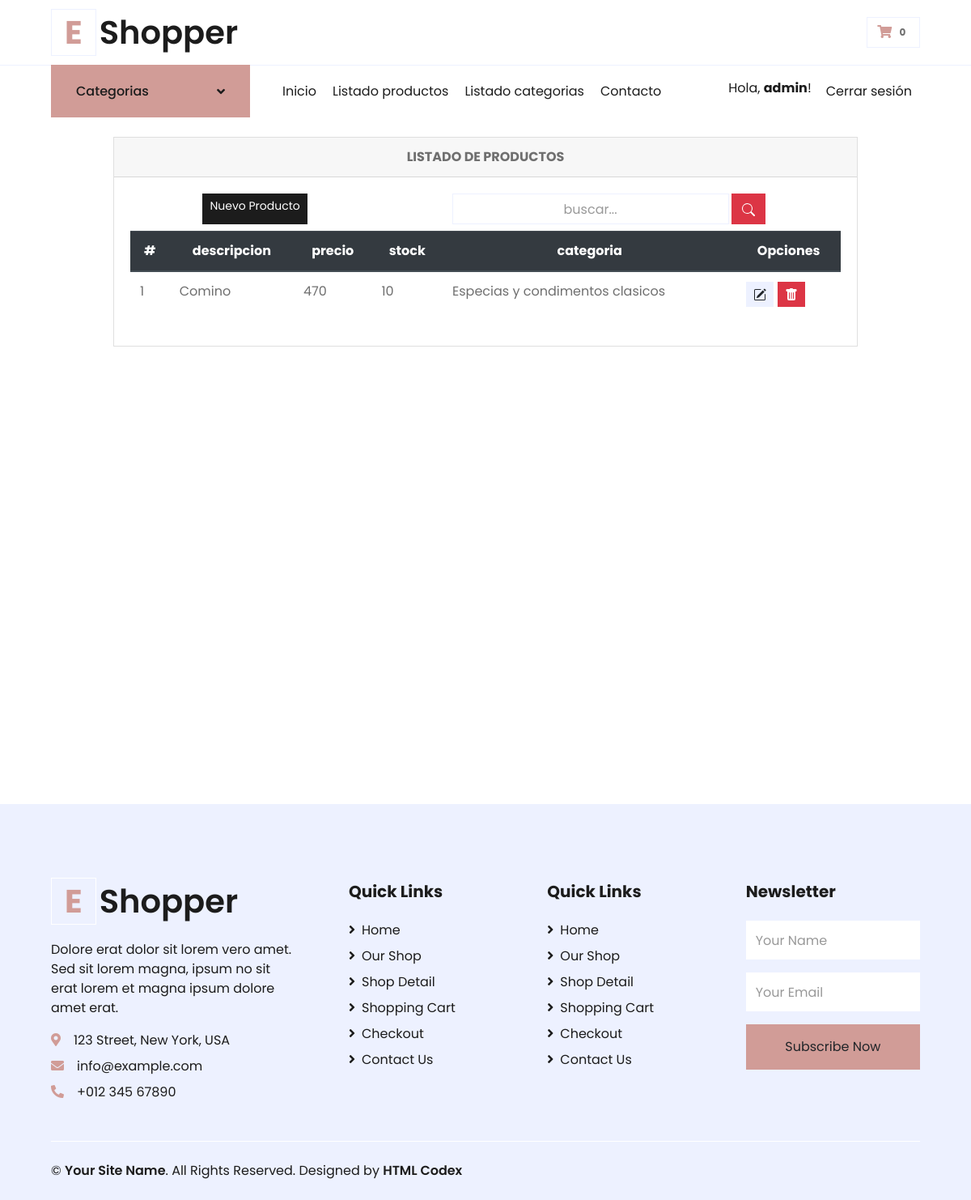
The app's page /listarproductos/ (signed in), older data.
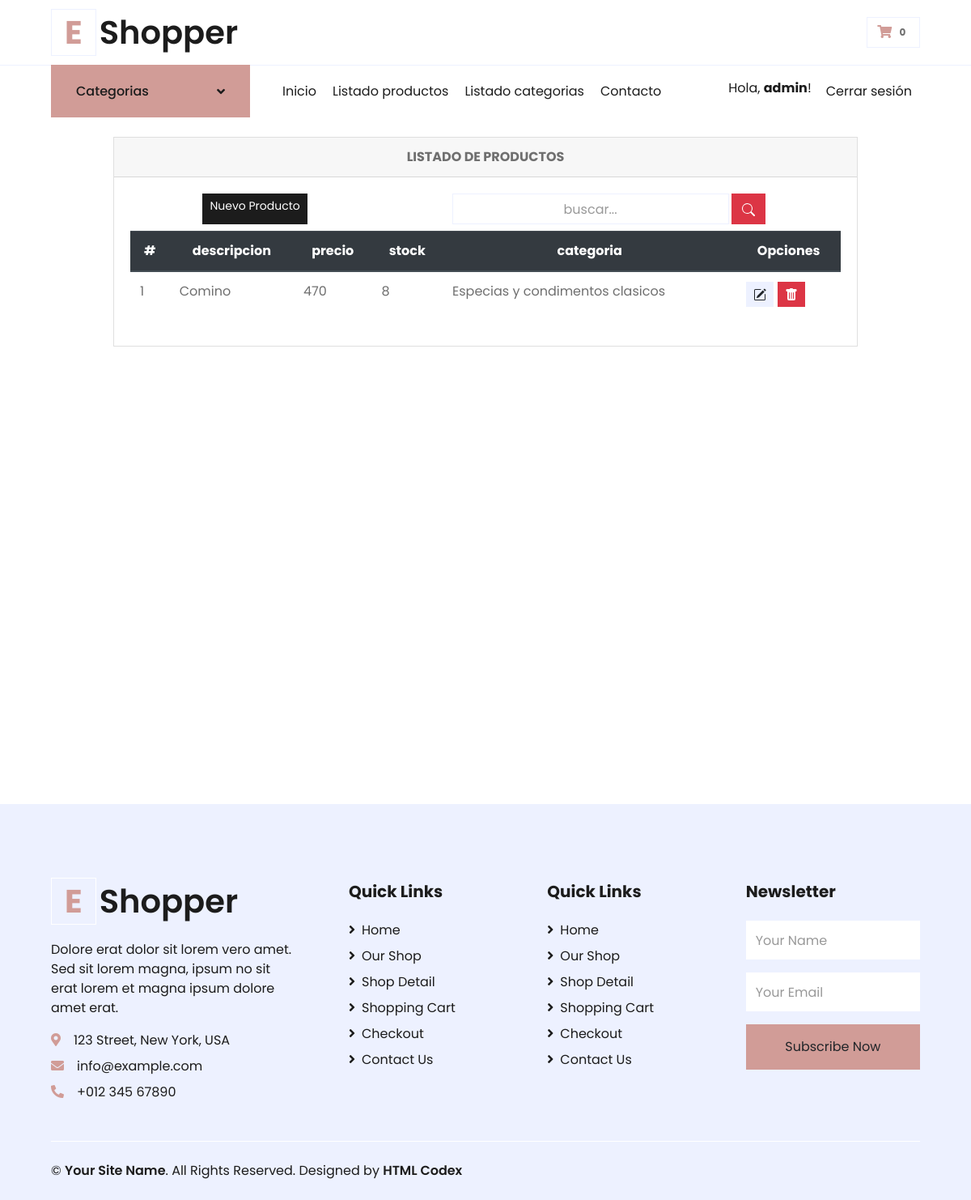
The same page, newer data.
### DistribuidoraApp/models.py (models this page shows, shortened)
class Productos(models.Model):
    nombre = models.CharField(max_length=100)
    imagen = models.ImageField(upload_to='imgproductos/%Y/%m/%d', blank=True)
    descripcion = models.CharField(max_length=500)
    precio = models.IntegerField()
    stock = models.IntegerField(null=True, default=0)
    categoria = models.ForeignKey(Categorias, on_delete=models.PROTECT)
    oferta = models.BooleanField(default=False)
    class Meta:
        db_table = 'productos'
        verbose_name = 'Producto'
        verbose_name_plural = 'Productos'
        ordering = ['id']

class Categorias(models.Model):
    nombre = models.CharField(max_length=100)
    def __str__(self):
        return self.nombre
    class Meta:
        db_table = "categorias"
        verbose_name = 'Categoria'
        verbose_name_plural = 'Categorias'
        ordering = ['id']

### DistribuidoraApp/views.py (the view)
# urls.py: path('listarproductos/', listarProductos, name='listarproductos'),
@login_required(login_url='/login')
def listarProductos(request):
    busqueda = request.POST.get("buscador")
    lista_productos = Productos.objects.order_by('nombre')
    page = request.GET.get('page', 1)
    if busqueda:
        lista_productos = Productos.objects.filter(
            Q(nombre__icontains = busqueda) |
            Q(descripcion__icontains = busqueda)
        ).distinct()
    try:
        paginator = Paginator(lista_productos, 6)
        lista_productos = paginator.page(page)
    except:
        raise Http404
    data = {'entity': lista_productos,
            'title': 'LISTADO DE PRODUCTOS',
            'paginator': paginator
            }
    return render(request, 'DistribuidoraApp/listar-productos.html', data)

### DistribuidoraApp/context_processors.py (called while the page is built)
def extras(request):
	lista_categorias = Categorias.objects.all().order_by('nombre')
	return {'categorias':lista_categorias}

### DistribuidoraApp/templates/DistribuidoraApp/listar-productos.html (shortened to what this page needs)
{% extends 'DistribuidoraApp/base.html' %}
{% load static %}
{% block contenidoPagina %}
<div class="min-vh-100 d-flex flex-colum py-4">
    <div class="container">
        <div class="row justify-content-center">
            <div class="col-lg-10 col-md-6 col-sm-4 animate__animated animate__backInRight animate__delay-0.4s">
                <div class="card">
                    <div class="card-header text-center font-weight-bold">
                        {{ title }}
                    </div>
                    <div class="card-body table-responsive align-items-center">
                        <div class="d-flex mb-2">
                            <a href="{% url 'addproducto' %}" class="d-flex inline-block mx-auto btn btn-dark btn-sm" type="submit">
                                Nuevo Producto
                            </a>
                            <form class="d-flex mx-auto d-sm-inlne-block form-inline" method="POST" action="">
                                <div class="input-group">
                                    <input type="text" class="form-control bg-light border-1 small text-center" name="buscador" placeholder="buscar..." value="{{ request.POST.buscador }}">
                                    <div class="input-group-append">
                                        <button class="btn btn-danger mx-1" type="submit">
                                            </button>
                                    </div>
                                </div>
                            </form>
                        </div>
                        <table class="table table-condensed">
                            <thead class="thead-dark text-center ">
                                <tr>
                                    <th scope="col">#</th>
                                    <th scope="col">descripcion</th>
                                    <th scope="col">precio</th>
                                    <th scope="col">stock</th>
                                    <th scope="col">categoria</th>
                                    <th colspan="2">Opciones</th>
                                </tr>
                            </thead>
                            <tbody>
                                {% if entity %} {% for producto in entity %}
                                <tr>
                                    <td>{{ producto.id }}</td>
                                    <td>{{ producto.nombre }}</td>
                                    <td>{{ producto.precio }}</td>
                                    <td>{{ producto.stock }}</td>
                                    <td>{{ producto.categoria }}</td>
                                    <td colspan="2">
                                        <a class="btn btn-secondary btn-sm" href="{% url 'editproducto' producto.id %} " type="button"></a>
                                        <a class="btn btn-danger btn-sm" href="{% url 'deleteProducto' producto.id %}" type="button"></a>
                                    </td>
                                </tr>
                                {% endfor %} {% else %}
                                <div class="text-center text-warning">
                                    <h3> No se encontraron Productos!!</h3>
                                </div>
                                {% endif %}
                            </tbody>
                        </table>
                    </div>
                </div>
            </div>
        </div>
    </div>
</div>
{% endblock %}

Row changes from the older to the newer data that the page shows:
changed Productos "Comino": stock "10" → "8"
